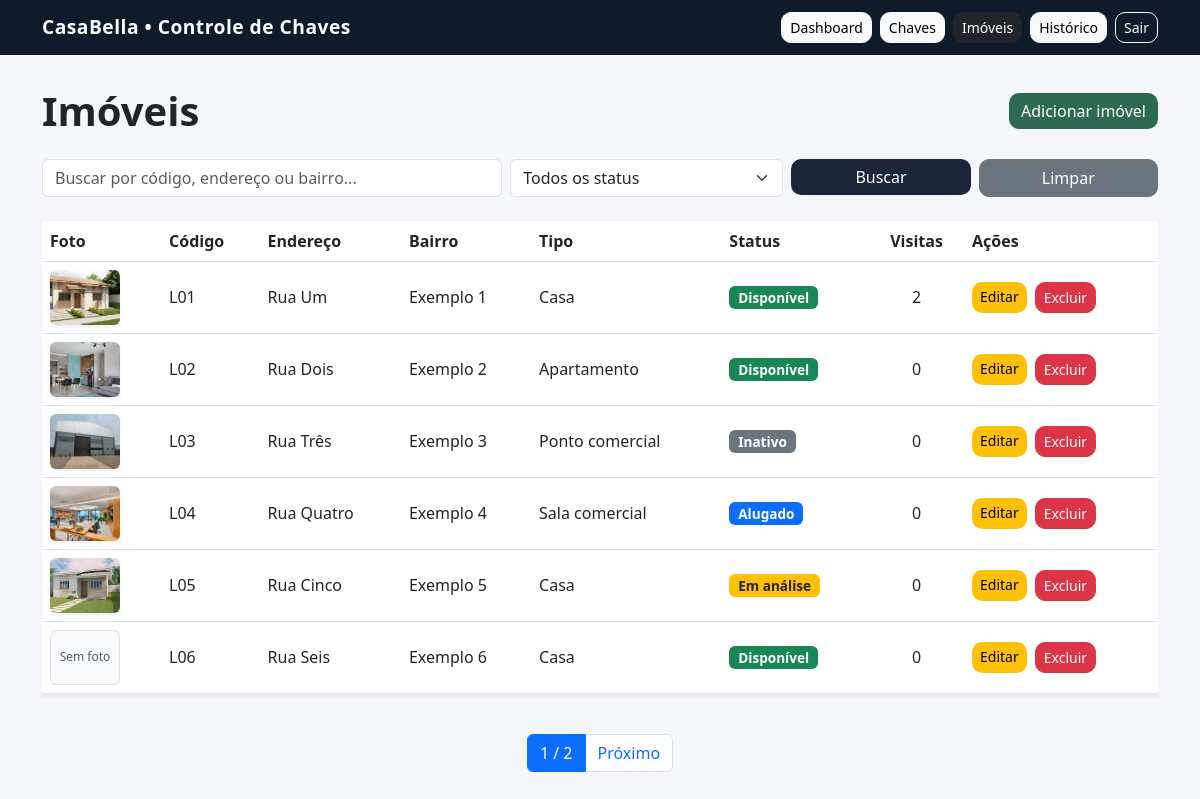
Screenshot of /imoveis/ (signed in) with the database file from the repository.
### imoveis/models.py (models this page shows, shortened)
class Imovel(models.Model):
    codigo = models.CharField(max_length=50)
    endereco = models.CharField(max_length=200)
    bairro = models.CharField(max_length=100)
    tipo = models.ForeignKey(TipoImovel, on_delete=models.SET_NULL, null=True, blank=True)
    status = models.CharField(
        max_length=50,
        choices=[
            ('disponivel', 'Disponível'),
            ('analise', 'Em análise'),
            ('alugado', 'Alugado'),
            ('inativo', 'Inativo'),
        ],
        default='disponivel'
    )
    foto = models.ImageField(upload_to='imoveis/', blank=True, null=True)
    created_at = models.DateTimeField(auto_now_add=True)

class TipoImovel(models.Model):
    nome = models.CharField(max_length=100)
    descricao = models.TextField(blank=True)

### imoveis/views.py (the view, shortened to what this page needs)
# urls.py: path('imoveis/', views.imovel_list, name='imovel_list'),
@login_required
def imovel_list(request):
    query = request.GET.get('q', '')
    status = request.GET.get('status', '')
    imoveis = Imovel.objects.annotate(
        total_visitas=Count(
            'chave__movimentacao',
            filter=models.Q(chave__movimentacao__acao='retirada')
        )
    )
    if status:
        imoveis = imoveis.filter(status=status)
    imoveis = imoveis.order_by('codigo')
    paginator = Paginator(imoveis, 6)
    page = request.GET.get('page')
    imoveis = paginator.get_page(page)
    return render(request, 'imoveis/list.html', {
        'imoveis': imoveis,
        'query': query,
        'status_atual': status
    })

### imoveis/templates/imoveis/list.html (shortened to what this page needs)
{% extends "imoveis/base.html" %}
{% block content %}
<div class="d-flex justify-content-between align-items-center mb-4 flex-wrap gap-2">
    <h1 class="fw-bold mb-0">Imóveis</h1>
    <a href="{% url 'imovel_create' %}" class="btn btn-success">
        Adicionar imóvel
    </a>
</div>
<form method="GET" class="row g-2 mb-4">
    <div class="col-md-5">
        <input type="text"
               name="q"
               value="{{ query }}"
               class="form-control"
               placeholder="Buscar por código, endereço ou bairro...">
    </div>
    <div class="col-md-3">
        <select name="status" class="form-select">
            <option value="">Todos os status</option>
        </select>
    </div>
    <div class="col-md-2">
        <button class="btn btn-primary w-100">
            Buscar
        </button>
    </div>
    <div class="col-md-2">
        <a href="{% url 'imovel_list' %}" class="btn btn-secondary w-100">
            Limpar
        </a>
    </div>
</form>
<div class="d-none d-md-block">
    <div class="table-responsive">
        <table class="table table-hover align-middle bg-white shadow-sm">
            <thead>
                <tr>
                    <th>Foto</th>
                    <th>Código</th>
                    <th>Endereço</th>
                    <th>Bairro</th>
                    <th>Tipo</th>
                    <th>Status</th>
                    <th class="text-center">Visitas</th>
                    <th>Ações</th>
                </tr>
            </thead>
            <tbody>
                {% for imovel in imoveis %}
                    <tr>
                        <td>
                            {% if imovel.foto %}
                                <img src="{{ imovel.foto.url }}"
                                     width="70"
                                     height="55"
                                     class="rounded shadow-sm"
                                     style="object-fit: cover;">
                            {% else %}
                                <div class="bg-light border rounded d-flex align-items-center justify-content-center text-muted"
                                    style="width: 70px; height: 55px; font-size: 12px;">
                                   Sem foto
                                </div>
                            {% endif %}
                        </td>
                        <td>{{ imovel.codigo }}</td>
                        <td>{{ imovel.endereco }}</td>
                        <td>{{ imovel.bairro }}</td>
                        <td>{{ imovel.tipo.nome|default:"-" }}</td>
                        <td>
                            {% if imovel.status == 'disponivel' %}
                                <span class="badge bg-success">Disponível</span>
                            {% elif imovel.status == 'analise' %}
                                <span class="badge bg-warning text-dark">Em análise</span>
                            {% elif imovel.status == 'alugado' %}
                                <span class="badge bg-primary">Alugado</span>
                            {% elif imovel.status == 'inativo' %}
                                <span class="badge bg-secondary">Inativo</span>
                            {% else %}
                                <span class="badge bg-light text-dark">{{ imovel.status }}</span>
                            {% endif %}
                        </td>
                        <td class="text-center">
                            {{ imovel.total_visitas }}
                        </td>
                        <td>
                            <div class="d-flex gap-2 flex-wrap">
                                <a href="{% url 'imovel_update' imovel.pk %}"
                                   class="btn btn-warning btn-sm">
                                    Editar
                                </a>
                                {% if user.is_superuser or 'Gerentes' in user.groups.all|join:', ' %}
                                    <a href="{% url 'imovel_delete' imovel.pk %}"
                                       class="btn btn-danger btn-sm">
                                        Excluir
                                    </a>
                                {% endif %}
                            </div>
                        </td>
                    </tr>
                {% empty %}
                    <tr>
                        <td colspan="8" class="text-center text-muted">
                            Nenhum imóvel encontrado.
                        </td>
                    </tr>
                {% endfor %}
            </tbody>
        </table>
    </div>
</div>
{% if imoveis.has_other_pages %}
<nav class="mt-4">
    <ul class="pagination justify-content-center">
        <li class="page-item active">
            <span class="page-link">
                {{ imoveis.number }} / {{ imoveis.paginator.num_pages }}
            </span>
        </li>
        {% if imoveis.has_next %}
            <li class="page-item">
                <a class="page-link"
                   href="?page={{ imoveis.next_page_number }}&q={{ query }}&status={{ status_atual }}">
                    Próximo
                </a>
            </li>
        {% endif %}
    </ul>
</nav>
{% endif %}
{% endblock %}

### imoveis/templates/imoveis/base.html (style rules this page uses)
body { background-color: #f4f6f9; }
.btn { border-radius: 10px; transition: 0.2s; }
.btn-primary { background-color: #1b263b; border: none; }
.btn-success { background-color: #2d6a4f; border: none; }
.btn-warning { border: none; }
.badge { font-size: 0.85rem; }
html, body { max-width: 100%; overflow-x: hidden; }

### rows the page displays
Imovel: foto (picture), codigo "L01", endereco "Rua Um", bairro "Exemplo 1", tipo.nome "Casa", status "Disponível", total_visitas "2"
Imovel: foto (picture), codigo "L02", endereco "Rua Dois", bairro "Exemplo 2", tipo.nome "Apartamento", status "Disponível", total_visitas "0"
Imovel: foto (picture), codigo "L03", endereco "Rua Três", bairro "Exemplo 3", tipo.nome "Ponto comercial", status "Inativo", total_visitas "0"
Imovel: foto (picture), codigo "L04", endereco "Rua Quatro", bairro "Exemplo 4", tipo.nome "Sala comercial", status "Alugado", total_visitas "0"
Imovel: foto (picture), codigo "L05", endereco "Rua Cinco", bairro "Exemplo 5", tipo.nome "Casa", status "Em análise", total_visitas "0"
Imovel: foto "Sem foto", codigo "L06", endereco "Rua Seis", bairro "Exemplo 6", tipo.nome "Casa", status "Disponível", total_visitas "0"

### other values shown
{{ imoveis.number }} "1"
{{ imoveis.paginator.num_pages }} "2"
